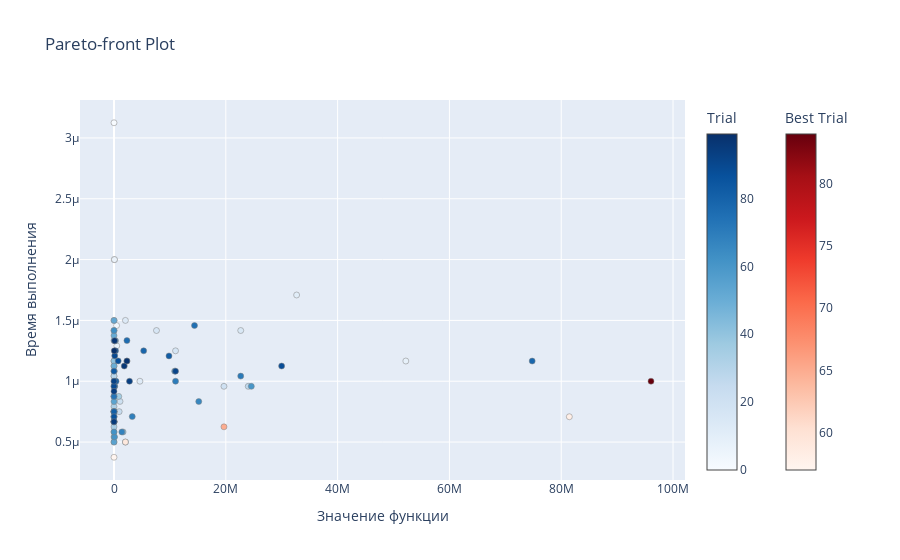

The code cell stored with this chart in its notebook:
### Markdown cell above
## Поиск по двум критериям

### Code cell
import time

def objective(x, y, z):
    match x:
        case "A":
            return (y * z) ** 2
        case "B":
            return (y * z) ** 4

def wrapper(trial):
    x = trial.suggest_categorical(name="x", choices=["A", "B"])
    y = trial.suggest_float(name="y", low=-10, high=10, step=0.1, log=False)
    z = trial.suggest_int(name="z", low=1, high=10, step=1, log=False) 
    
    t1 = time.perf_counter()
    result = objective(x, y, z)
    t2 = time.perf_counter()

    return result, t2 - t1

study = optuna.create_study(study_name="experiment 3", directions=["maximize", "minimize"])
study.optimize(wrapper, n_trials=100, timeout=10)

# Многокритериальный подбор параметров не предполагает наличие оптимальных параметров best_params.
# RuntimeError: A single best trial cannot be retrieved from a multi-objective study.
# Consider using Study.best_trials to retrieve a list containing the best trials.

optuna.visualization.plot_pareto_front(study, target_names=["Значение функции", "Время выполнения"])

### Figure 1 — Plotly figure (JSON) as saved in the notebook; plotly's stock layout.template omitted (floating-point values rounded to 4 significant figures)
{"data": [{"hovertemplate": "%{text}<extra>Trial</extra>", "marker": {"color": [0, 1, 2, 3, 4, 5, 6, 7, 8, 9, 10, 11, 12, 13, 14, 15, 16, 17, 18, 19, 20, 21, 22, 23, 24, 25, 26, 27, 28, 29, 30, 31, 32, 33, 34, 35, 36, 37, 38, 39, 40, 41, 42, 43, 44, 45, 46, 47, 48, 49, 50, 51, 52, 53, 54, 55, 56, 60, 61, 62, 63, 64, 66, 67, 68, 69, 70, 71, 72, 73, 74, 75, 76, 77, 78, 79, 80, 81, 82, 83, 85, 86, 87, 88, 89, 90, 91, 92, 93, 94, 95, 96, 97, 98, 99], "colorbar": {"title": {"text": "Trial"}}, "colorscale": [[0, "rgb(247,251,255)"], [0.125, "rgb(222,235,247)"], [0.25, "rgb(198,219,239)"], [0.375, "rgb(158,202,225)"], [0.5, "rgb(107,174,214)"], [0.625, "rgb(66,146,198)"], [0.75, "rgb(33,113,181)"], [0.875, "rgb(8,81,156)"], [1, "rgb(8,48,107)"]], "line": {"color": "Grey", "width": 0.5}}, "mode": "markers", "showlegend": false, "text": ["{<br>  \"number\": 0,<br>  \"values\": [<br>    70.55999999999997,<br>    3.1250237952917814e-06<br>  ],<br>  \"params\": {<br>    \"x\": \"A\",<br>    \"y\": -2.8,<br>    \"z\": 3<br>  }<br>}", "{<br>  \"number\": 1,<br>  \"values\": [<br>    63912.896099999976,<br>    1.9999861251562834e-06<br>  ],<br>  \"params\": {<br>    \"x\": \"B\",<br>    \"y\": -5.3,<br>    \"z\": 3<br>  }<br>}", "{<br>  \"number\": 2,<br>  \"values\": [<br>    2134.4399999999996,<br>    1.0840012691915035e-06<br>  ],<br>  \"params\": {<br>    \"x\": \"A\",<br>    \"y\": 7.699999999999999,<br>    \"z\": 6<br>  }<br>}", "{<br>  \"number\": 3,<br>  \"values\": [<br>    456976.0,<br>    1.4579854905605316e-06<br>  ],<br>  \"params\": {<br>    \"x\": \"B\",<br>    \"y\": -6.5,<br>    \"z\": 4<br>  }<br>}", "{<br>  \"number\": 4,<br>  \"values\": [<br>    72339.48159999997,<br>    8.750066626816988e-07<br>  ],<br>  \"params\": {<br>    \"x\": \"B\",<br>    \"y\": 8.2,<br>    \"z\": 2<br>  }<br>}", "{<br>  \"number\": 5,<br>  \"values\": [<br>    93789.0625,<br>    9.579816833138466e-07<br>  ],<br>  \"params\": {<br>    \"x\": \"B\",<br>    \"y\": -3.5,<br>    \"z\": 5<br>  }<br>}", "{<br>  \"number\": 6,<br>  \"values\": [<br>    79659.41760000009,<br>    1.9999861251562834e-06<br>  ],<br>  \"params\": {<br>    \"x\": \"B\",<br>    \"y\": 2.8000000000000007,<br>    \"z\": 6<br>  }<br>}", "{<br>  \"number\": 7,<br>  \"values\": [<br>    485753.2415999999,<br>    1.2909877113997936e-06<br>  ],<br>  \"params\": {<br>    \"x\": \"B\",<br>    \"y\": -3.3,<br>    \"z\": 8<br>  }<br>}", "{<br>  \"number\": 8,<br>  \"values\": [<br>    52200625.0,<br>    1.166015863418579e-06<br>  ],<br>  \"params\": {<br>    \"x\": \"B\",<br>    \"y\": -8.5,<br>    \"z\": 10<br>  }<br>}", "{<br>  \"number\": 9,<br>  \"values\": [<br>    213675.0625,<br>    1.333013642579317e-06<br>  ],<br>  \"params\": {<br>    \"x\": \"B\",<br>    \"y\": -4.3,<br>    \"z\": 5<br>  }<br>}", "{<br>  \"number\": 10,<br>  \"values\": [<br>    8649.0,<br>    8.750066626816988e-07<br>  ],<br>  \"params\": {<br>    \"x\": \"A\",<br>    \"y\": -9.3,<br>    \"z\": 10<br>  }<br>}", "{<br>  \"number\": 11,<br>  \"values\": [<br>    32665339.929600015,<br>    1.7090060282498598e-06<br>  ],<br>  \"params\": {<br>    \"x\": \"B\",<br>    \"y\": -8.4,<br>    \"z\": 9<br>  }<br>}", "{<br>  \"number\": 12,<br>  \"values\": [<br>    4635236.761600003,<br>    1.00000761449337e-06<br>  ],<br>  \"params\": {<br>    \"x\": \"B\",<br>    \"y\": 5.800000000000001,<br>    \"z\": 8<br>  }<br>}", "{<br>  \"number\": 13,<br>  \"values\": [<br>    2041583.745600001,<br>    1.4999823179095984e-06<br>  ],<br>  \"params\": {<br>    \"x\": \"B\",<br>    \"y\": 5.4,<br>    \"z\": 7<br>  }<br>}", "{<br>  \"number\": 14,<br>  \"values\": [<br>    8493.465599999992,<br>    1.4999823179095984e-06<br>  ],<br>  \"params\": {<br>    \"x\": \"B\",<br>    \"y\": -1.5999999999999996,<br>    \"z\": 6<br>  }<br>}", "{<br>  \"number\": 15,<br>  \"values\": [<br>    22667121.000000037,<br>    1.4170072972774506e-06<br>  ],<br>  \"params\": {<br>    \"x\": \"B\",<br>    \"y\": 6.900000000000002,<br>    \"z\": 10<br>  }<br>}", "{<br>  \"number\": 16,<br>  \"values\": [<br>    7596914.0625,<br>    1.4169781934469938e-06<br>  ],<br>  \"params\": {<br>    \"x\": \"B\",<br>    \"y\": -7.5,<br>    \"z\": 7<br>  }<br>}", "{<br>  \"number\": 17,<br>  \"values\": [<br>    11007531.417599997,<br>    1.2500095181167126e-06<br>  ],<br>  \"params\": {<br>    \"x\": \"B\",<br>    \"y\": -9.6,<br>    \"z\": 6<br>  }<br>}", "{<br>  \"number\": 18,<br>  \"values\": [<br>    231.34410000000008,<br>    1.166015863418579e-06<br>  ],<br>  \"params\": {<br>    \"x\": \"B\",<br>    \"y\": 3.9000000000000004,<br>    \"z\": 1<br>  }<br>}", "{<br>  \"number\": 19,<br>  \"values\": [<br>    2401.0000000000023,<br>    1.4170072972774506e-06<br>  ],<br>  \"params\": {<br>    \"x\": \"B\",<br>    \"y\": -1.4000000000000004,<br>    \"z\": 5<br>  }<br>}", "{<br>  \"number\": 20,<br>  \"values\": [<br>    19674192.51360001,<br>    9.580107871443033e-07<br>  ],<br>  \"params\": {<br>    \"x\": \"B\",<br>    \"y\": -7.4,<br>    \"z\": 9<br>  }<br>}", "{<br>  \"number\": 21,<br>  \"values\": [<br>    1075037.1855999995,<br>    8.33999365568161e-07<br>  ],<br>  \"params\": {<br>    \"x\": \"B\",<br>    \"y\": -4.6,<br>    \"z\": 7<br>  }<br>}", "{<br>  \"number\": 22,<br>  \"values\": [<br>    282.5760999999999,<br>    1.1250085663050413e-06<br>  ],<br>  \"params\": {<br>    \"x\": \"B\",<br>    \"y\": -4.1,<br>    \"z\": 1<br>  }<br>}", "{<br>  \"number\": 23,<br>  \"values\": [<br>    2313441.0,<br>    1.1659867595881224e-06<br>  ],<br>  \"params\": {<br>    \"x\": \"B\",<br>    \"y\": 7.800000000000001,<br>    \"z\": 5<br>  }<br>}", "{<br>  \"number\": 24,<br>  \"values\": [<br>    923521.0000000017,<br>    7.499766070395708e-07<br>  ],<br>  \"params\": {<br>    \"x\": \"B\",<br>    \"y\": 3.1000000000000014,<br>    \"z\": 10<br>  }<br>}", "{<br>  \"number\": 25,<br>  \"values\": [<br>    3113.64,<br>    1.0410149116069078e-06<br>  ],<br>  \"params\": {<br>    \"x\": \"A\",<br>    \"y\": 6.199999999999999,<br>    \"z\": 9<br>  }<br>}", "{<br>  \"number\": 26,<br>  \"values\": [<br>    56244.86559999998,<br>    1.0829826351255178e-06<br>  ],<br>  \"params\": {<br>    \"x\": \"B\",<br>    \"y\": -7.699999999999999,<br>    \"z\": 2<br>  }<br>}", "{<br>  \"number\": 27,<br>  \"values\": [<br>    24010000.0,<br>    9.579816833138466e-07<br>  ],<br>  \"params\": {<br>    \"x\": \"B\",<br>    \"y\": 7.0,<br>    \"z\": 10<br>  }<br>}", "{<br>  \"number\": 28,<br>  \"values\": [<br>    2.25,<br>    5.830079317092896e-07<br>  ],<br>  \"params\": {<br>    \"x\": \"A\",<br>    \"y\": 1.5,<br>    \"z\": 1<br>  }<br>}", "{<br>  \"number\": 29,<br>  \"values\": [<br>    576.0,<br>    1.0420044418424368e-06<br>  ],<br>  \"params\": {<br>    \"x\": \"A\",<br>    \"y\": 8.0,<br>    \"z\": 3<br>  }<br>}", "{<br>  \"number\": 30,<br>  \"values\": [<br>    2116.0000000000014,<br>    7.500057108700275e-07<br>  ],<br>  \"params\": {<br>    \"x\": \"A\",<br>    \"y\": 4.600000000000001,<br>    \"z\": 10<br>  }<br>}", "{<br>  \"number\": 31,<br>  \"values\": [<br>    302.75999999999993,<br>    7.089984137564898e-07<br>  ],<br>  \"params\": {<br>    \"x\": \"A\",<br>    \"y\": -2.8999999999999995,<br>    \"z\": 6<br>  }<br>}", "{<br>  \"number\": 32,<br>  \"values\": [<br>    4956.160000000001,<br>    7.919734343886375e-07<br>  ],<br>  \"params\": {<br>    \"x\": \"A\",<br>    \"y\": 8.8,<br>    \"z\": 8<br>  }<br>}", "{<br>  \"number\": 33,<br>  \"values\": [<br>    67.24,<br>    7.089984137564898e-07<br>  ],<br>  \"params\": {<br>    \"x\": \"A\",<br>    \"y\": -8.2,<br>    \"z\": 1<br>  }<br>}", "{<br>  \"number\": 34,<br>  \"values\": [<br>    338.56000000000023,<br>    6.250047590583563e-07<br>  ],<br>  \"params\": {<br>    \"x\": \"A\",<br>    \"y\": 4.600000000000001,<br>    \"z\": 4<br>  }<br>}", "{<br>  \"number\": 35,<br>  \"values\": [<br>    2256.25,<br>    7.500057108700275e-07<br>  ],<br>  \"params\": {<br>    \"x\": \"A\",<br>    \"y\": 9.5,<br>    \"z\": 5<br>  }<br>}", "{<br>  \"number\": 36,<br>  \"values\": [<br>    854071.7055999999,<br>    8.750066626816988e-07<br>  ],<br>  \"params\": {<br>    \"x\": \"B\",<br>    \"y\": -3.8,<br>    \"z\": 8<br>  }<br>}", "{<br>  \"number\": 37,<br>  \"values\": [<br>    4515.84,<br>    8.750066626816988e-07<br>  ],<br>  \"params\": {<br>    \"x\": \"A\",<br>    \"y\": -8.4,<br>    \"z\": 8<br>  }<br>}", "{<br>  \"number\": 38,<br>  \"values\": [<br>    39.68999999999998,<br>    7.500057108700275e-07<br>  ],<br>  \"params\": {<br>    \"x\": \"A\",<br>    \"y\": -2.0999999999999996,<br>    \"z\": 3<br>  }<br>}", "{<br>  \"number\": 39,<br>  \"values\": [<br>    615.0400000000005,<br>    5.00003807246685e-07<br>  ],<br>  \"params\": {<br>    \"x\": \"A\",<br>    \"y\": 3.1000000000000014,<br>    \"z\": 8<br>  }<br>}", "{<br>  \"number\": 40,<br>  \"values\": [<br>    1624324.7601000017,<br>    5.830079317092896e-07<br>  ],<br>  \"params\": {<br>    \"x\": \"B\",<br>    \"y\": 5.100000000000001,<br>    \"z\": 7<br>  }<br>}", "{<br>  \"number\": 41,<br>  \"values\": [<br>    33.64000000000001,<br>    1.167005393654108e-06<br>  ],<br>  \"params\": {<br>    \"x\": \"A\",<br>    \"y\": 5.800000000000001,<br>    \"z\": 1<br>  }<br>}", "{<br>  \"number\": 42,<br>  \"values\": [<br>    270233.6256000002,<br>    1.3329845387488604e-06<br>  ],<br>  \"params\": {<br>    \"x\": \"B\",<br>    \"y\": 3.8000000000000007,<br>    \"z\": 6<br>  }<br>}", "{<br>  \"number\": 43,<br>  \"values\": [<br>    20736.00000000001,<br>    1.00000761449337e-06<br>  ],<br>  \"params\": {<br>    \"x\": \"B\",<br>    \"y\": 2.4000000000000004,<br>    \"z\": 5<br>  }<br>}", "{<br>  \"number\": 44,<br>  \"values\": [<br>    7163.929600000009,<br>    6.659829523414373e-07<br>  ],<br>  \"params\": {<br>    \"x\": \"B\",<br>    \"y\": 4.600000000000001,<br>    \"z\": 2<br>  }<br>}", "{<br>  \"number\": 45,<br>  \"values\": [<br>    538.2400000000001,<br>    1.334003172814846e-06<br>  ],<br>  \"params\": {<br>    \"x\": \"A\",<br>    \"y\": 5.800000000000001,<br>    \"z\": 4<br>  }<br>}", "{<br>  \"number\": 46,<br>  \"values\": [<br>    3364.0,<br>    6.67001586407423e-07<br>  ],<br>  \"params\": {<br>    \"x\": \"A\",<br>    \"y\": -5.8,<br>    \"z\": 10<br>  }<br>}", "{<br>  \"number\": 47,<br>  \"values\": [<br>    46.23999999999999,<br>    7.500057108700275e-07<br>  ],<br>  \"params\": {<br>    \"x\": \"A\",<br>    \"y\": -3.3999999999999995,<br>    \"z\": 2<br>  }<br>}", "{<br>  \"number\": 48,<br>  \"values\": [<br>    256.0,<br>    5.420006345957518e-07<br>  ],<br>  \"params\": {<br>    \"x\": \"B\",<br>    \"y\": -0.5,<br>    \"z\": 8<br>  }<br>}", "{<br>  \"number\": 49,<br>  \"values\": [<br>    10855443.457599994,<br>    1.0830117389559746e-06<br>  ],<br>  \"params\": {<br>    \"x\": \"B\",<br>    \"y\": -8.2,<br>    \"z\": 7<br>  }<br>}", "{<br>  \"number\": 50,<br>  \"values\": [<br>    6724.0,<br>    1.1250085663050413e-06<br>  ],<br>  \"params\": {<br>    \"x\": \"A\",<br>    \"y\": -8.2,<br>    \"z\": 10<br>  }<br>}", "{<br>  \"number\": 51,<br>  \"values\": [<br>    841.0000000000002,<br>    1.3750104699283838e-06<br>  ],<br>  \"params\": {<br>    \"x\": \"A\",<br>    \"y\": 5.800000000000001,<br>    \"z\": 5<br>  }<br>}", "{<br>  \"number\": 52,<br>  \"values\": [<br>    4435.560000000001,<br>    1.500011421740055e-06<br>  ],<br>  \"params\": {<br>    \"x\": \"A\",<br>    \"y\": -7.4,<br>    \"z\": 9<br>  }<br>}", "{<br>  \"number\": 53,<br>  \"values\": [<br>    5715.3600000000015,<br>    6.67001586407423e-07<br>  ],<br>  \"params\": {<br>    \"x\": \"A\",<br>    \"y\": -8.4,<br>    \"z\": 9<br>  }<br>}", "{<br>  \"number\": 54,<br>  \"values\": [<br>    3164.0625,<br>    8.329807315021753e-07<br>  ],<br>  \"params\": {<br>    \"x\": \"B\",<br>    \"y\": -7.5,<br>    \"z\": 1<br>  }<br>}", "{<br>  \"number\": 55,<br>  \"values\": [<br>    302.75999999999993,<br>    5.00003807246685e-07<br>  ],<br>  \"params\": {<br>    \"x\": \"A\",<br>    \"y\": -2.8999999999999995,<br>    \"z\": 6<br>  }<br>}", "{<br>  \"number\": 56,<br>  \"values\": [<br>    2041583.7455999993,<br>    5.00003807246685e-07<br>  ],<br>  \"params\": {<br>    \"x\": \"B\",<br>    \"y\": -6.3,<br>    \"z\": 6<br>  }<br>}", "{<br>  \"number\": 60,<br>  \"values\": [<br>    24563521.945600007,<br>    9.580107871443033e-07<br>  ],<br>  \"params\": {<br>    \"x\": \"B\",<br>    \"y\": 8.8,<br>    \"z\": 8<br>  }<br>}", "{<br>  \"number\": 61,<br>  \"values\": [<br>    93789.0625,<br>    5.420006345957518e-07<br>  ],<br>  \"params\": {<br>    \"x\": \"B\",<br>    \"y\": -3.5,<br>    \"z\": 5<br>  }<br>}", "{<br>  \"number\": 62,<br>  \"values\": [<br>    2.25,<br>    5.830079317092896e-07<br>  ],<br>  \"params\": {<br>    \"x\": \"A\",<br>    \"y\": 1.5,<br>    \"z\": 1<br>  }<br>}", "{<br>  \"number\": 63,<br>  \"values\": [<br>    2905.209999999999,<br>    1.4170072972774506e-06<br>  ],<br>  \"params\": {<br>    \"x\": \"A\",<br>    \"y\": 7.699999999999999,<br>    \"z\": 7<br>  }<br>}", "{<br>  \"number\": 64,<br>  \"values\": [<br>    84.64000000000006,<br>    6.67001586407423e-07<br>  ],<br>  \"params\": {<br>    \"x\": \"A\",<br>    \"y\": 4.600000000000001,<br>    \"z\": 2<br>  }<br>}", "{<br>  \"number\": 66,<br>  \"values\": [<br>    15161366.937600005,<br>    8.330098353326321e-07<br>  ],<br>  \"params\": {<br>    \"x\": \"B\",<br>    \"y\": 7.800000000000001,<br>    \"z\": 8<br>  }<br>}", "{<br>  \"number\": 67,<br>  \"values\": [<br>    1971.3600000000006,<br>    6.67001586407423e-07<br>  ],<br>  \"params\": {<br>    \"x\": \"A\",<br>    \"y\": -7.4,<br>    \"z\": 6<br>  }<br>}", "{<br>  \"number\": 68,<br>  \"values\": [<br>    1400340.8896000008,<br>    5.830079317092896e-07<br>  ],<br>  \"params\": {<br>    \"x\": \"B\",<br>    \"y\": 8.600000000000001,<br>    \"z\": 4<br>  }<br>}", "{<br>  \"number\": 69,<br>  \"values\": [<br>    3262539.0625,<br>    7.089984137564898e-07<br>  ],<br>  \"params\": {<br>    \"x\": \"B\",<br>    \"y\": -8.5,<br>    \"z\": 5<br>  }<br>}", "{<br>  \"number\": 70,<br>  \"values\": [<br>    11007531.417599997,<br>    1.00000761449337e-06<br>  ],<br>  \"params\": {<br>    \"x\": \"B\",<br>    \"y\": -7.199999999999999,<br>    \"z\": 8<br>  }<br>}", "{<br>  \"number\": 71,<br>  \"values\": [<br>    22667121.000000037,<br>    1.0420044418424368e-06<br>  ],<br>  \"params\": {<br>    \"x\": \"B\",<br>    \"y\": 6.900000000000002,<br>    \"z\": 10<br>  }<br>}", "{<br>  \"number\": 72,<br>  \"values\": [<br>    130321.0,<br>    9.579816833138466e-07<br>  ],<br>  \"params\": {<br>    \"x\": \"B\",<br>    \"y\": 9.5,<br>    \"z\": 2<br>  }<br>}", "{<br>  \"number\": 73,<br>  \"values\": [<br>    1089.0,<br>    8.749775588512421e-07<br>  ],<br>  \"params\": {<br>    \"x\": \"A\",<br>    \"y\": -6.6,<br>    \"z\": 5<br>  }<br>}", "{<br>  \"number\": 74,<br>  \"values\": [<br>    5184.0,<br>    9.580107871443033e-07<br>  ],<br>  \"params\": {<br>    \"x\": \"A\",<br>    \"y\": 8.0,<br>    \"z\": 9<br>  }<br>}", "{<br>  \"number\": 75,<br>  \"values\": [<br>    14398685.593599996,<br>    1.4580145943909883e-06<br>  ],<br>  \"params\": {<br>    \"x\": \"B\",<br>    \"y\": 7.699999999999999,<br>    \"z\": 8<br>  }<br>}", "{<br>  \"number\": 76,<br>  \"values\": [<br>    2313441.0,<br>    1.334003172814846e-06<br>  ],<br>  \"params\": {<br>    \"x\": \"B\",<br>    \"y\": 7.800000000000001,<br>    \"z\": 5<br>  }<br>}", "{<br>  \"number\": 77,<br>  \"values\": [<br>    784.0,<br>    7.499766070395708e-07<br>  ],<br>  \"params\": {<br>    \"x\": \"A\",<br>    \"y\": 4.0,<br>    \"z\": 7<br>  }<br>}", "{<br>  \"number\": 78,<br>  \"values\": [<br>    74805201.0,<br>    1.1659867595881224e-06<br>  ],<br>  \"params\": {<br>    \"x\": \"B\",<br>    \"y\": -9.3,<br>    \"z\": 10<br>  }<br>}", "{<br>  \"number\": 79,<br>  \"values\": [<br>    5308416.0,<br>    1.2500095181167126e-06<br>  ],<br>  \"params\": {<br>    \"x\": \"B\",<br>    \"y\": -9.6,<br>    \"z\": 5<br>  }<br>}", "{<br>  \"number\": 80,<br>  \"values\": [<br>    366218.62559999985,<br>    1.00000761449337e-06<br>  ],<br>  \"params\": {<br>    \"x\": \"B\",<br>    \"y\": -8.2,<br>    \"z\": 3<br>  }<br>}", "{<br>  \"number\": 81,<br>  \"values\": [<br>    466.5599999999999,<br>    7.500057108700275e-07<br>  ],<br>  \"params\": {<br>    \"x\": \"A\",<br>    \"y\": -3.5999999999999996,<br>    \"z\": 6<br>  }<br>}", "{<br>  \"number\": 82,<br>  \"values\": [<br>    9834496.0,<br>    1.207983586937189e-06<br>  ],<br>  \"params\": {<br>    \"x\": \"B\",<br>    \"y\": 7.0,<br>    \"z\": 8<br>  }<br>}", "{<br>  \"number\": 83,<br>  \"values\": [<br>    1354.240000000001,<br>    1.0830117389559746e-06<br>  ],<br>  \"params\": {<br>    \"x\": \"A\",<br>    \"y\": 4.600000000000001,<br>    \"z\": 8<br>  }<br>}", "{<br>  \"number\": 85,<br>  \"values\": [<br>    270233.6256000002,<br>    1.2500095181167126e-06<br>  ],<br>  \"params\": {<br>    \"x\": \"B\",<br>    \"y\": 3.8000000000000007,<br>    \"z\": 6<br>  }<br>}", "{<br>  \"number\": 86,<br>  \"values\": [<br>    2401.0000000000023,<br>    7.080088835209608e-07<br>  ],<br>  \"params\": {<br>    \"x\": \"B\",<br>    \"y\": -1.4000000000000004,<br>    \"z\": 5<br>  }<br>}", "{<br>  \"number\": 87,<br>  \"values\": [<br>    747118.2095999998,<br>    1.1669762898236513e-06<br>  ],<br>  \"params\": {<br>    \"x\": \"B\",<br>    \"y\": -4.8999999999999995,<br>    \"z\": 6<br>  }<br>}", "{<br>  \"number\": 88,<br>  \"values\": [<br>    29986576.0,<br>    1.1250085663050413e-06<br>  ],<br>  \"params\": {<br>    \"x\": \"B\",<br>    \"y\": -7.4,<br>    \"z\": 10<br>  }<br>}", "{<br>  \"number\": 89,<br>  \"values\": [<br>    81.0,<br>    9.590003173798323e-07<br>  ],<br>  \"params\": {<br>    \"x\": \"A\",<br>    \"y\": 3.0,<br>    \"z\": 3<br>  }<br>}", "{<br>  \"number\": 90,<br>  \"values\": [<br>    130321.0000000001,<br>    1.208973117172718e-06<br>  ],<br>  \"params\": {<br>    \"x\": \"B\",<br>    \"y\": 1.9000000000000004,<br>    \"z\": 10<br>  }<br>}", "{<br>  \"number\": 91,<br>  \"values\": [<br>    11007531.417599997,<br>    1.0830117389559746e-06<br>  ],<br>  \"params\": {<br>    \"x\": \"B\",<br>    \"y\": 7.199999999999999,<br>    \"z\": 8<br>  }<br>}", "{<br>  \"number\": 92,<br>  \"values\": [<br>    1369.0,<br>    1.00000761449337e-06<br>  ],<br>  \"params\": {<br>    \"x\": \"A\",<br>    \"y\": -7.4,<br>    \"z\": 5<br>  }<br>}", "{<br>  \"number\": 93,<br>  \"values\": [<br>    2771026.329600003,<br>    1.00000761449337e-06<br>  ],<br>  \"params\": {<br>    \"x\": \"B\",<br>    \"y\": 5.100000000000001,<br>    \"z\": 8<br>  }<br>}", "{<br>  \"number\": 94,<br>  \"values\": [<br>    82.81000000000003,<br>    9.170034900307655e-07<br>  ],<br>  \"params\": {<br>    \"x\": \"A\",<br>    \"y\": 9.100000000000001,<br>    \"z\": 1<br>  }<br>}", "{<br>  \"number\": 95,<br>  \"values\": [<br>    384.1599999999999,<br>    6.67001586407423e-07<br>  ],<br>  \"params\": {<br>    \"x\": \"A\",<br>    \"y\": -2.8,<br>    \"z\": 7<br>  }<br>}", "{<br>  \"number\": 96,<br>  \"values\": [<br>    1833965.9776000022,<br>    1.1250085663050413e-06<br>  ],<br>  \"params\": {<br>    \"x\": \"B\",<br>    \"y\": 4.600000000000001,<br>    \"z\": 8<br>  }<br>}", "{<br>  \"number\": 97,<br>  \"values\": [<br>    114622.87360000014,<br>    1.333013642579317e-06<br>  ],<br>  \"params\": {<br>    \"x\": \"B\",<br>    \"y\": 4.600000000000001,<br>    \"z\": 4<br>  }<br>}", "{<br>  \"number\": 98,<br>  \"values\": [<br>    2313441.0,<br>    1.1659867595881224e-06<br>  ],<br>  \"params\": {<br>    \"x\": \"B\",<br>    \"y\": 7.800000000000001,<br>    \"z\": 5<br>  }<br>}", "{<br>  \"number\": 99,<br>  \"values\": [<br>    46694.88810000013,<br>    1.2500095181167126e-06<br>  ],<br>  \"params\": {<br>    \"x\": \"B\",<br>    \"y\": 2.1000000000000014,<br>    \"z\": 7<br>  }<br>}"], "type": "scatter", "x": [70.56, 63910.0, 2134.0, 456976, 72340.0, 93790.0, 79660.0, 485800.0, 52200625, 213700.0, 8649, 32670000.0, 4635000.0, 2042000.0, 8493.0, 22670000.0, 7597000.0, 11010000.0, 231.3, 2401.0, 19670000.0, 1075000.0, 282.6, 2313441, 923500.0, 3114.0, 56240.0, 24010000, 2.25, 576, 2116.0, 302.8, 4956.0, 67.24, 338.6, 2256.0, 854100.0, 4516.0, 39.69, 615.0, 1624000.0, 33.64, 270200.0, 20740.0, 7164.0, 538.2, 3364, 46.24, 256, 10860000.0, 6724, 841.0, 4436.0, 5715.0, 3164.0, 302.8, 2042000.0, 24560000.0, 93790.0, 2.25, 2905.0, 84.64, 15160000.0, 1971.0, 1400000.0, 3263000.0, 11010000.0, 22670000.0, 130321, 1089, 5184, 14400000.0, 2313441, 784, 74805201, 5308416, 366200.0, 466.6, 9834496, 1354.0, 270200.0, 2401.0, 747100.0, 29986576, 81, 130300.0, 11010000.0, 1369, 2771000.0, 82.81, 384.2, 1834000.0, 114600.0, 2313441, 46690.0], "y": [3.125e-06, 2e-06, 1.084e-06, 1.458e-06, 8.75e-07, 9.58e-07, 2e-06, 1.291e-06, 1.166e-06, 1.333e-06, 8.75e-07, 1.709e-06, 1e-06, 1.5e-06, 1.5e-06, 1.417e-06, 1.417e-06, 1.25e-06, 1.166e-06, 1.417e-06, 9.58e-07, 8.34e-07, 1.125e-06, 1.166e-06, 7.5e-07, 1.041e-06, 1.083e-06, 9.58e-07, 5.83e-07, 1.042e-06, 7.5e-07, 7.09e-07, 7.92e-07, 7.09e-07, 6.25e-07, 7.5e-07, 8.75e-07, 8.75e-07, 7.5e-07, 5e-07, 5.83e-07, 1.167e-06, 1.333e-06, 1e-06, 6.66e-07, 1.334e-06, 6.67e-07, 7.5e-07, 5.42e-07, 1.083e-06, 1.125e-06, 1.375e-06, 1.5e-06, 6.67e-07, 8.33e-07, 5e-07, 5e-07, 9.58e-07, 5.42e-07, 5.83e-07, 1.417e-06, 6.67e-07, 8.33e-07, 6.67e-07, 5.83e-07, 7.09e-07, 1e-06, 1.042e-06, 9.58e-07, 8.75e-07, 9.58e-07, 1.458e-06, 1.334e-06, 7.5e-07, 1.166e-06, 1.25e-06, 1e-06, 7.5e-07, 1.208e-06, 1.083e-06, 1.25e-06, 7.08e-07, 1.167e-06, 1.125e-06, 9.59e-07, 1.209e-06, 1.083e-06, 1e-06, 1e-06, 9.17e-07, 6.67e-07, 1.125e-06, 1.333e-06, 1.166e-06, 1.25e-06]}, {"hovertemplate": "%{text}<extra>Best Trial</extra>", "marker": {"color": [57, 58, 59, 65, 84], "colorbar": {"title": {"text": "Best Trial"}, "x": 1.1, "xpad": 40}, "colorscale": [[0, "rgb(255,245,240)"], [0.125, "rgb(254,224,210)"], [0.25, "rgb(252,187,161)"], [0.375, "rgb(252,146,114)"], [0.5, "rgb(251,106,74)"], [0.625, "rgb(239,59,44)"], [0.75, "rgb(203,24,29)"], [0.875, "rgb(165,15,21)"], [1, "rgb(103,0,13)"]], "line": {"color": "Grey", "width": 0.5}}, "mode": "markers", "showlegend": false, "text": ["{<br>  \"number\": 57,<br>  \"values\": [<br>    110.25,<br>    3.7500285543501377e-07<br>  ],<br>  \"params\": {<br>    \"x\": \"A\",<br>    \"y\": -1.5,<br>    \"z\": 7<br>  }<br>}", "{<br>  \"number\": 58,<br>  \"values\": [<br>    81450625.0,<br>    7.080088835209608e-07<br>  ],<br>  \"params\": {<br>    \"x\": \"B\",<br>    \"y\": -9.5,<br>    \"z\": 10<br>  }<br>}", "{<br>  \"number\": 59,<br>  \"values\": [<br>    2041583.745600001,<br>    5.00003807246685e-07<br>  ],<br>  \"params\": {<br>    \"x\": \"B\",<br>    \"y\": 5.4,<br>    \"z\": 7<br>  }<br>}", "{<br>  \"number\": 65,<br>  \"values\": [<br>    19674192.51360001,<br>    6.250047590583563e-07<br>  ],<br>  \"params\": {<br>    \"x\": \"B\",<br>    \"y\": -7.4,<br>    \"z\": 9<br>  }<br>}", "{<br>  \"number\": 84,<br>  \"values\": [<br>    96059601.0,<br>    9.999785106629133e-07<br>  ],<br>  \"params\": {<br>    \"x\": \"B\",<br>    \"y\": -9.9,<br>    \"z\": 10<br>  }<br>}"], "type": "scatter", "x": [110.2, 81450625, 2042000.0, 19670000.0, 96059601], "y": [3.75e-07, 7.08e-07, 5e-07, 6.25e-07, 1e-06]}], "layout": {"title": {"text": "Pareto-front Plot"}, "xaxis": {"title": {"text": "Значение функции"}}, "yaxis": {"title": {"text": "Время выполнения"}}}}
